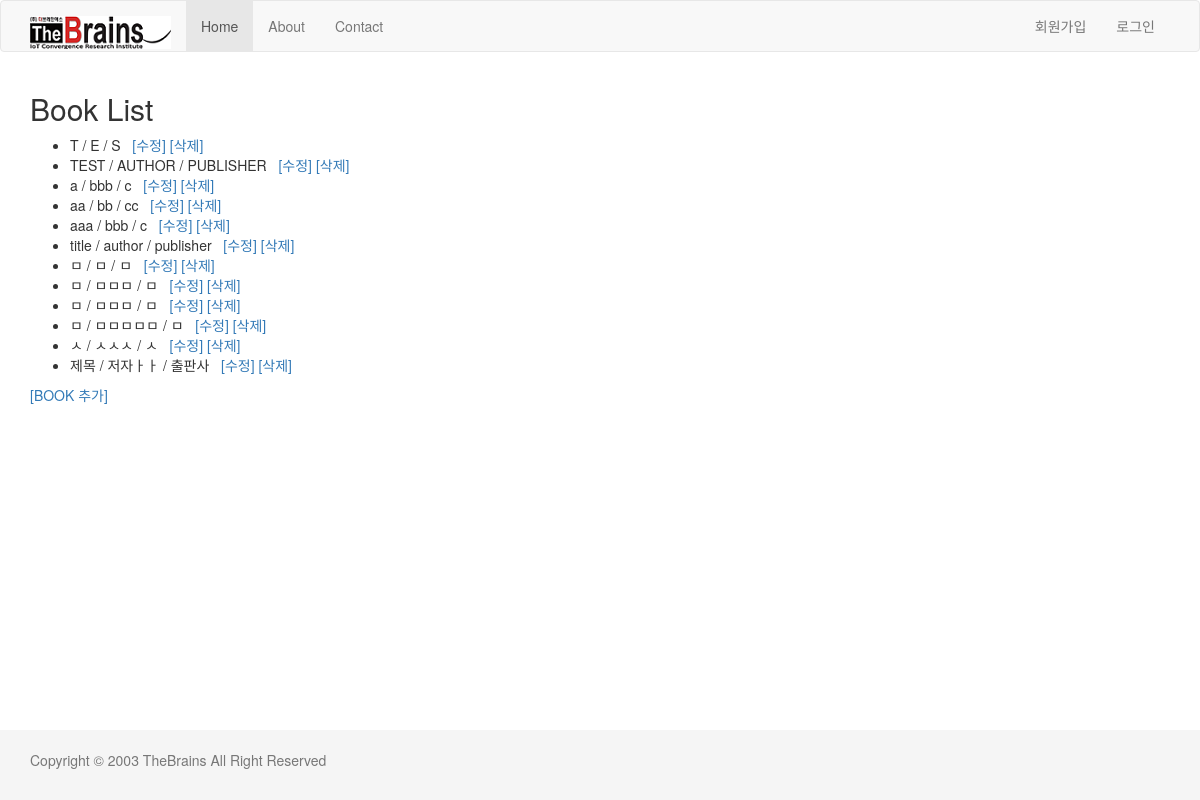
/book/, run on the app's committed database.
### book/models.py (models this page shows, shortened)
class Book(models.Model):
    title = models.CharField(max_length=50)
    author = models.CharField(max_length=50)
    publisher = models.CharField(max_length=50)
    publication_date = models.DateTimeField(auto_now_add=True)
    ip = models.CharField(max_length=15, null=True)
    class Meta:
        ordering = ['title']  # title 순서로 정렬

### article/context_processors.py (called while the page is built)
def article(request):
    return {
        'today' : timezone.now(),
    }

### book/templates/book/book_list.html
{% extends 'layout.html' %}
{% block content %}
    <h2>Book List</h2>
    {% if book_list %}
        <ul>
            {% for book in book_list%}
            <li>
                {{book.title}} / {{book.author}} / {{book.publisher}} &nbsp;
                <a href="{% url 'book:edit' book.id %}">[수정]</a>
                <a href="{% url 'book:delete' book.id %}">[삭제]</a>
            </li>
            {% endfor %}
        </ul>
    {% else %}
        <p>목록이 없습니다.</p>
    {% endif %}
    <a href="{% url 'book:new' %}">[BOOK 추가]</a>
{% endblock %}

### myproject/templates/layout.html (style rules this page uses)
html { position: relative; min-height: 100% }
body { margin-bottom: 60px }

### data on the page
Book: title "T", author "E", publisher "S"
Book: title "TEST", author "AUTHOR", publisher "PUBLISHER"
Book: title "a", author "bbb", publisher "c"
Book: title "aa", author "bb", publisher "cc"
Book: title "aaa", author "bbb", publisher "c"
Book: title "title", author "author", publisher "publisher"
Book: title "ㅁ", author "ㅁ", publisher "ㅁ"
Book: title "ㅁ", author "ㅁㅁㅁ", publisher "ㅁ"
Book: title "ㅁ", author "ㅁㅁㅁ", publisher "ㅁ"
Book: title "ㅁ", author "ㅁㅁㅁㅁㅁ", publisher "ㅁ"
Book: title "ㅅ", author "ㅅㅅㅅ", publisher "ㅅ"
Book: title "제목", author "저자ㅏㅏ", publisher "출판사"
